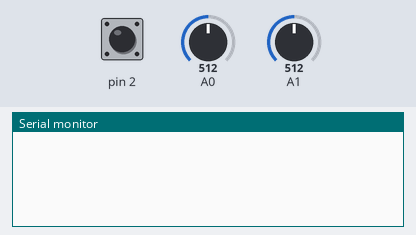
A sketch run on a simulated Arduino Uno, built with avr-gcc and run on an emulated ATmega328P. On the bench: the last lines printed to the serial monitor. The test bench sets the inputs (shaded band); at power-on: A0 = 512, pin 2 HIGH, A1 = 512.

Above: at 1.2 s.
1.3 s: A0 set to 716
At 2.3 s:
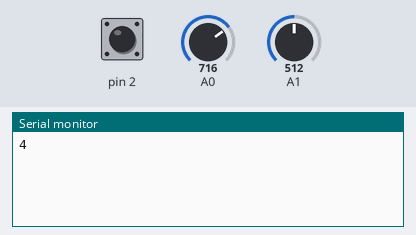
2.8 s: pin 2 pulled LOW for 0.15 s
At 3.7 s:
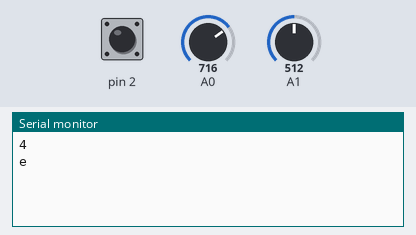
4.4 s: A1 set to 716
At 5.0 s:
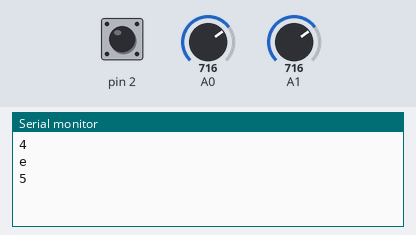
5.9 s: A0 set to 511
At 7.1 s:
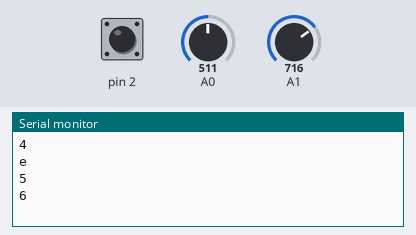
7.4 s: A1 set to 511
At 8.2 s:
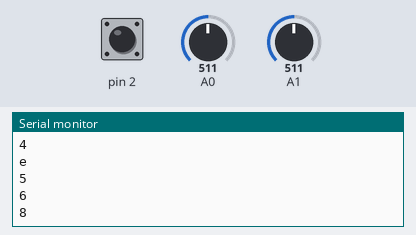
Timing chart, 0 to 9.9 s (numbered marks = the images above; inputs shaded):
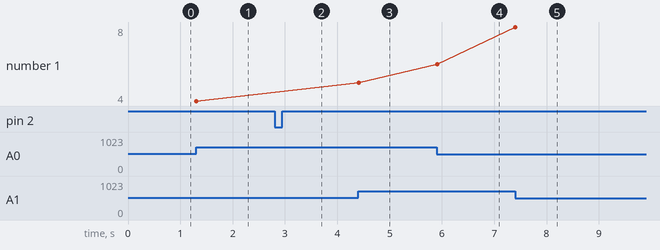

The sketch:

Joystick.ino
```cpp
#define distance X*X+Y*Y
#include <math.h>

long X ;
long Y;
float angle;
int dir = 8;
int tmp=8;
boolean state = true;
void setup() {
  Serial.begin(9600);
  pinMode(2,INPUT);
  digitalWrite(2,HIGH);
}

void loop() {

  X=analogRead(A0)-512;
  Y=analogRead(A1)-512;

  if (distance < 200)
  {
    dir = 8;
  }
  else
  {
    angle = atan2(Y, X) * 180 / M_PI;
    angle = fmod(angle + 180, 360);
    dir = fmod(angle + 22.5, 360) / 45;
  }
  if(tmp!=dir){
    Serial.println(dir);
    tmp=dir;
  }

  if(!digitalRead(2)){
    if(state){
      Serial.println("e");
      state=false;
    }
  }
  else
    state=true;


  delay(10);
}
```

Measured:
- after the input at 1.3 s, the serial monitor: prints a new line at once (image 1)
- after the input at 2.8 s, the serial monitor: prints a new line at once (image 2)
- after the input at 4.4 s, the serial monitor: prints a new line at once (image 3)
- after the input at 5.9 s, the serial monitor: prints a new line at once (image 4)
- after the input at 7.4 s, the serial monitor: prints a new line at once (image 5)
- plotted number 1: 4 → 5 after the input at 4.4 s, 5 → 6 after the input at 5.9 s, 6 → 8 after the input at 7.4 s
